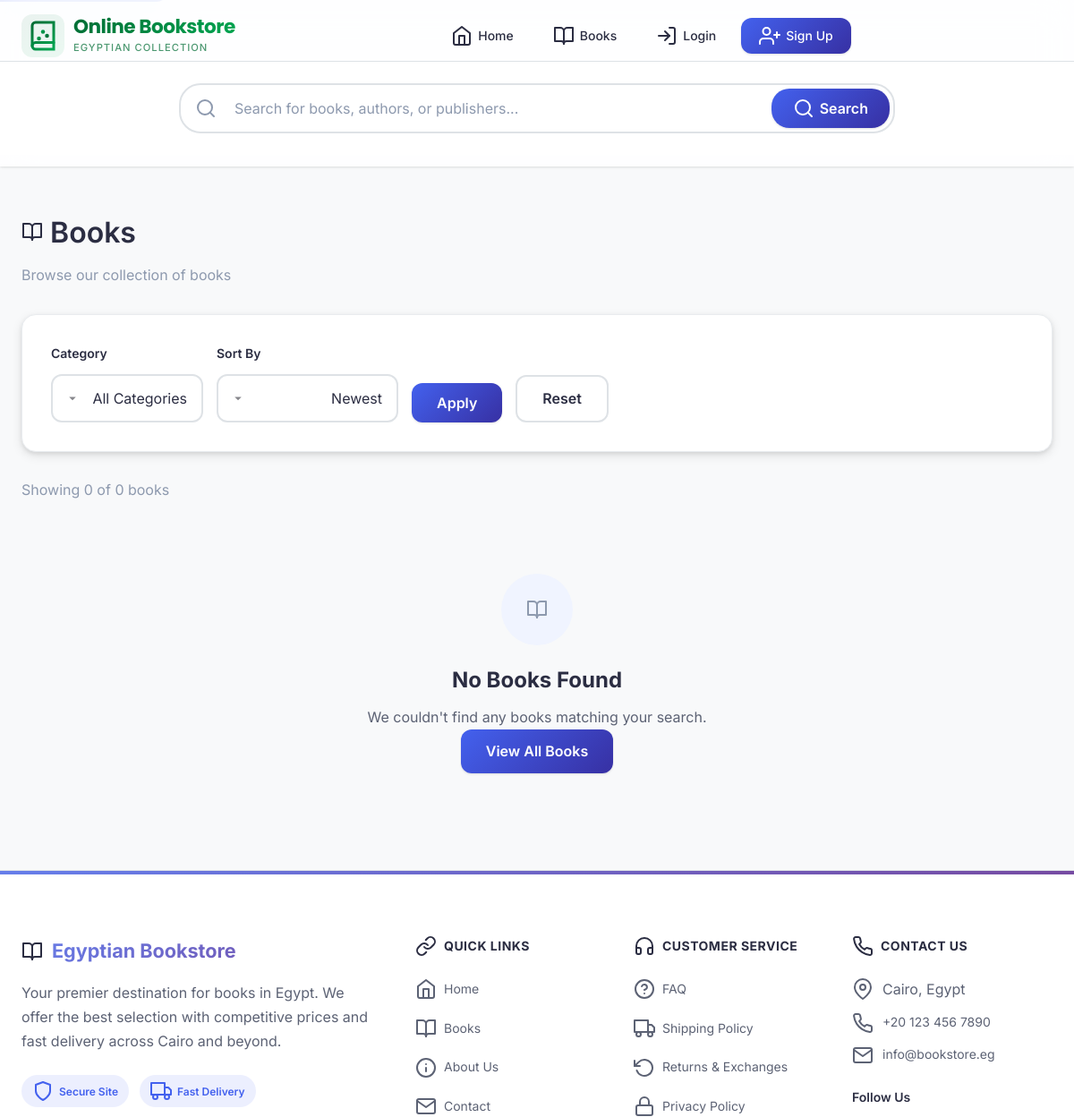
Before: /books.php?category=Arts (upper part) with the older database file.
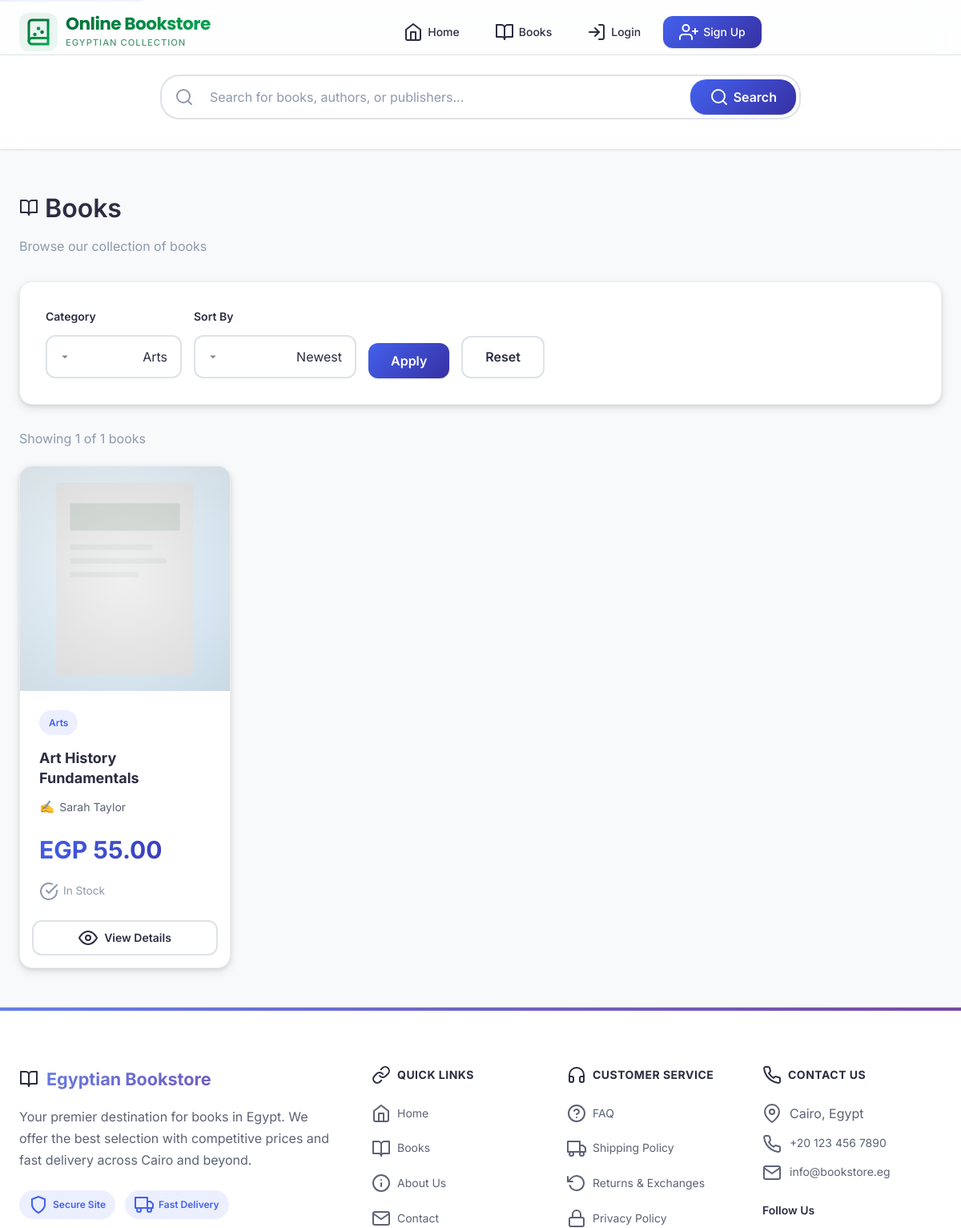
After: the same page with the newer database file.
### tables this page shows
CREATE TABLE books (
    isbn VARCHAR(20) PRIMARY KEY,
    title VARCHAR(500) NOT NULL,
    authors VARCHAR(500) NOT NULL,
    publisher_id INT,
    year INT,
    price DECIMAL(10, 2) NOT NULL,
    category VARCHAR(100),
    stock INT DEFAULT 0,
    threshold INT DEFAULT 5,
    image_url VARCHAR(500) DEFAULT NULL,
    description TEXT,
    created_at TIMESTAMP DEFAULT CURRENT_TIMESTAMP,
    FOREIGN KEY (publisher_id) REFERENCES publishers(id) ON DELETE SET NULL
);

### includes/config.php (called while the page is built, shortened)
<?php
if (!function_exists('url')) {
    function url($path = '') {
        $path = ltrim($path, '/');
        return BASE_URL . ($path ? '/' . $path : '');
    }
}
if (!function_exists('asset')) {
    function asset($path) {
        return url('assets/' . ltrim($path, '/'));
    }
}
?>

### includes/auth.php (called while the page is built, shortened)
<?php
require_once __DIR__ . '/config.php';
function isLoggedIn() {
    return isset($_SESSION['customer_id']);
}
function sanitize($data) {
    return htmlspecialchars(strip_tags(trim($data)), ENT_QUOTES, 'UTF-8');
}
?>

### includes/db.php (called while the page is built, shortened)
<?php
require_once __DIR__ . '/config.php';
$use_mysqli = extension_loaded('mysqli');
$use_pdo = extension_loaded('pdo_mysql');
function getDBConnection() {
    global $use_mysqli, $use_pdo;
    static $conn = null;
    if ($conn === null) {
        if ($use_mysqli) {
            $conn = new mysqli(DB_HOST, DB_USER, DB_PASS, DB_NAME);
            $conn->set_charset(DB_CHARSET);
        } else {
            die("خطأ: لم يتم العثور على درايفر MySQL. يرجى تثبيت mysqli أو PDO MySQL.");
        }
    }
    return $conn;
}
function dbQuery($sql, $params = []) {
    global $use_mysqli;
    $conn = getDBConnection();
    if ($use_mysqli) {
        $stmt = $conn->prepare($sql);
        if (!empty($params)) {
            $types = str_repeat('s', count($params));
            $stmt->bind_param($types, ...$params);
        }
        $stmt->execute();
        $result = $stmt->get_result();
        $data = $result->fetch_all(MYSQLI_ASSOC);
        return $data;
    } else {
        $stmt = $conn->prepare($sql);
        $stmt->execute($params);
        return $stmt->fetchAll();
    }
}
function dbQuerySingle($sql, $params = []) {
    global $use_mysqli;
    $conn = getDBConnection();
    if ($use_mysqli) {
        $stmt = $conn->prepare($sql);
        if (!empty($params)) {
            $types = str_repeat('s', count($params));
            $stmt->bind_param($types, ...$params);
        }
        $stmt->execute();
        $result = $stmt->get_result();
        $data = $result->fetch_assoc();
        return $data;
    } else {
        $stmt = $conn->prepare($sql);
        $stmt->execute($params);
        return $stmt->fetch();
    }
}
?>

### books.php (the view, shortened to what this page needs)
<?php
require_once 'includes/db.php';
require_once 'includes/auth.php';
require_once 'includes/header.php';
$page = max(1, intval($_GET['page'] ?? 1));
$perPage = 12;
$offset = ($page - 1) * $perPage;
$category = sanitize($_GET['category'] ?? '');
$sort = sanitize($_GET['sort'] ?? 'newest');
$where = [];
$params = [];
if ($category) {
    $where[] = "b.category = ?";
    $params[] = $category;
}
$whereClause = $where ? 'WHERE ' . implode(' AND ', $where) : '';
$orderBy = match($sort) {
    'price_asc' => 'b.price ASC',
    'price_desc' => 'b.price DESC',
    'title' => 'b.title ASC',
    'oldest' => 'b.created_at ASC',
    default => 'b.created_at DESC'
};
$totalCount = dbQuerySingle(
    "SELECT COUNT(*) as count FROM books b $whereClause",
    $params
)['count'];
$params[] = $perPage;
$params[] = $offset;
$books = dbQuery(
    "SELECT b.*, p.name as publisher_name
     FROM books b
     LEFT JOIN publishers p ON b.publisher_id = p.id
     $whereClause
     ORDER BY $orderBy
     LIMIT ? OFFSET ?",
    $params
);
$categories = dbQuery("SELECT DISTINCT category FROM books ORDER BY category");
?>
<div class="page-header">
    <h1><i data-feather="book-open"></i> Books</h1>
    <p>Browse our collection of books</p>
</div>
<div class="card" style="margin-bottom: 30px;">
    <div class="card-body">
        <form method="GET" action="" style="display: flex; gap: 15px; flex-wrap: wrap; align-items: flex-end;">
            <div class="form-group" style="margin-bottom: 0; min-width: 150px;">
                <label for="category">Category</label>
                <select name="category" id="category" class="form-control">
                    <option value="">All Categories</option>
                    <?php foreach ($categories as $cat): ?>
                        <option value="<?php echo htmlspecialchars($cat['category']); ?>"
                                <?php echo $category === $cat['category'] ? 'selected' : ''; ?>>
                            <?php echo htmlspecialchars($cat['category']); ?>
                        </option>
                    <?php endforeach; ?>
                </select>
            </div>
            <div class="form-group" style="margin-bottom: 0; min-width: 150px;">
                <label for="sort">Sort By</label>
                <select name="sort" id="sort" class="form-control">
                    <option value="newest" <?php echo $sort === 'newest' ? 'selected' : ''; ?>>Newest</option>
                </select>
            </div>
            <button type="submit" class="btn btn-primary">Apply</button>
            <a href="/books.php" class="btn btn-secondary">Reset</a>
        </form>
    </div>
</div>
<p style="margin-bottom: 20px; color: var(--text-light);">
    Showing <?php echo count($books); ?> of <?php echo $totalCount; ?> books
</p>
<?php if (empty($books)): ?>
    <div class="empty-state">
        <div class="empty-state-icon"><i data-feather="book-open"></i></div>
        <h3>No Books Found</h3>
        <p>We couldn't find any books matching your search.</p>
        <a href="/books.php" class="btn btn-primary">View All Books</a>
    </div>
<?php else: ?>
    <div class="books-grid">
        <?php foreach ($books as $book): ?>
            <div class="book-card">
                <div class="book-card-image"></div>
                <div class="book-card-content">
                    <span class="book-card-category"><?php echo htmlspecialchars($book['category']); ?></span>
                    <h3 class="book-card-title"><?php echo htmlspecialchars($book['title']); ?></h3>
                    <p class="book-card-author"><?php echo htmlspecialchars($book['authors']); ?></p>
                    <div class="book-card-price">EGP <?php echo number_format($book['price'], 2); ?></div>
                    <div class="book-card-stock <?php echo $book['stock'] <= 0 ? 'out' : ($book['stock'] < $book['threshold'] ? 'low' : ''); ?>">
                        <i data-feather="<?php echo $book['stock'] > 0 ? 'check-circle' : 'x-circle'; ?>"></i>
                        <?php
                        if ($book['stock'] <= 0) {
                            echo 'Out of Stock';
                        } elseif ($book['stock'] < $book['threshold']) {
                            echo 'Limited Stock (' . $book['stock'] . ')';
                        } else {
                            echo 'In Stock';
                        }
                        ?>
                    </div>
                </div>
                <div class="book-card-actions">
                    <a href="/book.php?isbn=<?php echo urlencode($book['isbn']); ?>" class="btn btn-secondary btn-sm" style="flex: 1;"><i data-feather="eye"></i> View Details</a>
                </div>
            </div>
        <?php endforeach; ?>
    </div>
<?php endif; ?>
<?php require_once 'includes/footer.php'; ?>

### includes/header.php (shortened to what this page needs)
<?php
require_once __DIR__ . '/config.php';
require_once __DIR__ . '/auth.php';
?>
<!DOCTYPE html>
<html lang="en" dir="ltr">
<head>
    <link rel="stylesheet" href="<?php echo asset('css/style.css'); ?>">
</head>
<body>
    <header class="main-header">
        <div class="container">
            <div class="header-content">
                <div class="logo">
                    <a href="<?php echo url('index.php'); ?>" class="logo-link">
                        <div class="logo-icon-wrapper">
                        </div>
                        <div class="logo-text-wrapper">
                            <span class="logo-text-main">Online Bookstore</span>
                            <span class="logo-text-sub">Egyptian Collection</span>
                        </div>
                    </a>
                </div>
                <nav class="main-nav" id="main-nav" role="navigation" aria-label="Main Navigation">
                    <ul>
                        <li><a href="<?php echo url('index.php'); ?>"><i data-feather="home"></i> Home</a></li>
                        <li><a href="<?php echo url('books.php'); ?>"><i data-feather="book-open"></i> Books</a></li>
                        <?php if (isLoggedIn()): ?>
                            <?php if (isAdmin()): ?>
                                <li><a href="<?php echo url('admin/dashboard.php'); ?>"><i data-feather="bar-chart-2"></i> Dashboard</a></li>
                            <?php else: ?>
                                <li><a href="<?php echo url('customer/cart.php'); ?>"><i data-feather="shopping-cart"></i> Cart</a></li>
                                <li><a href="<?php echo url('customer/wishlist.php'); ?>"><i data-feather="heart"></i> Wishlist</a></li>
                                <li><a href="<?php echo url('customer/orders.php'); ?>"><i data-feather="package"></i> Orders</a></li>
                                <li><a href="<?php echo url('customer/profile.php'); ?>"><i data-feather="user"></i> Profile</a></li>
                            <?php endif; ?>
                            <li><a href="<?php echo url('logout.php'); ?>" class="nav-logout"><i data-feather="log-out"></i> Logout</a></li>
                        <?php else: ?>
                            <li><a href="<?php echo url('login.php'); ?>"><i data-feather="log-in"></i> Login</a></li>
                            <li><a href="<?php echo url('signup.php'); ?>" class="btn btn-primary btn-nav"><i data-feather="user-plus"></i> Sign Up</a></li>
                        <?php endif; ?>
                    </ul>
                </nav>
            </div>
        </div>
        <div class="header-search" id="header-search">
            <div class="container">
                <form action="<?php echo url('search.php'); ?>" method="GET" class="search-form-header">
                    <i data-feather="search" class="search-icon"></i>
                    <input type="search" name="q" placeholder="Search for books, authors, or publishers..." autocomplete="off" id="search-input">
                    <button type="submit" class="btn btn-primary">
                        <i data-feather="search"></i>
                        <span>Search</span>
                    </button>
                </form>
            </div>
        </div>
    </header>
    <main class="main-content" id="main-content">
        <div class="container">

### includes/footer.php (shortened to what this page needs)
        </div>
    </main>
    <footer class="main-footer">
        <div class="container">
            <div class="footer-content">
                <div class="footer-section footer-brand">
                    <div class="footer-logo">
                        <i data-feather="book-open"></i>
                        <span>Egyptian Bookstore</span>
                    </div>
                    <p>Your premier destination for books in Egypt. We offer the best selection with competitive prices and fast delivery across Cairo and beyond.</p>
                    <div class="footer-badges">
                        <span class="badge-trust"><i data-feather="shield"></i> Secure Site</span>
                        <span class="badge-trust"><i data-feather="truck"></i> Fast Delivery</span>
                    </div>
                </div>
                <div class="footer-section">
                    <h3><i data-feather="link"></i> Quick Links</h3>
                    <ul>
                        <li><a href="<?php echo url('index.php'); ?>"><i data-feather="home"></i> Home</a></li>
                        <li><a href="<?php echo url('books.php'); ?>"><i data-feather="book-open"></i> Books</a></li>
                        <li><a href="<?php echo url('index.php'); ?>"><i data-feather="info"></i> About Us</a></li>
                        <li><a href="<?php echo url('index.php'); ?>"><i data-feather="mail"></i> Contact</a></li>
                    </ul>
                </div>
                <div class="footer-section">
                    <h3><i data-feather="headphones"></i> Customer Service</h3>
                    <ul>
                        <li><a href="#"><i data-feather="help-circle"></i> FAQ</a></li>
                        <li><a href="#"><i data-feather="truck"></i> Shipping Policy</a></li>
                        <li><a href="#"><i data-feather="rotate-ccw"></i> Returns & Exchanges</a></li>
                        <li><a href="#"><i data-feather="lock"></i> Privacy Policy</a></li>
                    </ul>
                </div>
                <div class="footer-section">
                    <h3><i data-feather="phone"></i> Contact Us</h3>
                    <ul class="contact-info">
                        <li>
                            <i data-feather="map-pin"></i>
                            <span>Cairo, Egypt</span>
                        </li>
                        <li>
                            <i data-feather="phone"></i>
                            <a href="tel:+201234567890">+20 123 456 7890</a>
                        </li>
                        <li>
                            <i data-feather="mail"></i>
                            <a href="mailto:info@bookstore.eg">info@bookstore.eg</a>
                        </li>
                    </ul>
                    <h4>Follow Us</h4>
                </div>
            </div>
        </div>
    </footer>
</body>
</html>

Changed rows visible on the page:
added books: category "Arts", title "Art History Fundamentals", authors "Sarah Taylor", price "55.00", stock 40 (drawn)
Other visible differences:
form field category: "All Categories" → "Arts"
count($books): "0" → "1"
$totalCount: "0" → "1"
text no longer shown: "No Books Found We couldn't find any books matching your search. View All Books"
